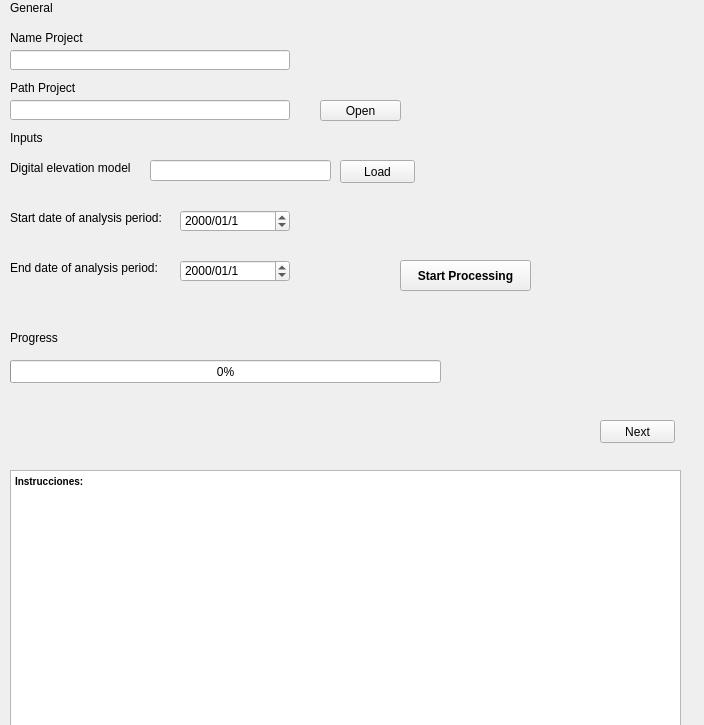
        <widget class="QWidget" name="Step1">
         <property name="geometry">
          <rect>
           <x>0</x>
           <y>0</y>
           <width>704</width>
           <height>725</height>
          </rect>
         </property>
         <attribute name="label">
          <string>Step 1 - Configuration - download</string>
         </attribute>
         <widget class="QProgressBar" name="progressBar_Download">
          <property name="geometry">
           <rect>
            <x>10</x>
            <y>360</y>
            <width>431</width>
            <height>23</height>
           </rect>
          </property>
          <property name="value">
           <number>0</number>
          </property>
         </widget>
         <widget class="QPushButton" name="Button_Step_2">
          <property name="geometry">
           <rect>
            <x>600</x>
            <y>420</y>
            <width>75</width>
            <height>23</height>
           </rect>
          </property>
          <property name="text">
           <string>Next</string>
          </property>
         </widget>
         <widget class="QLineEdit" name="name_project">
          <property name="geometry">
           <rect>
            <x>10</x>
            <y>50</y>
            <width>280</width>
            <height>20</height>
           </rect>
          </property>
         </widget>
         <widget class="QLabel" name="label_2">
          <property name="geometry">
           <rect>
            <x>10</x>
            <y>80</y>
            <width>121</width>
            <height>16</height>
           </rect>
          </property>
          <property name="text">
           <string>&lt;html&gt;&lt;head/&gt;&lt;body&gt;&lt;p&gt;Path Project&lt;/p&gt;&lt;/body&gt;&lt;/html&gt;</string>
          </property>
         </widget>
         <widget class="QLineEdit" name="output_path">
          <property name="geometry">
           <rect>
            <x>10</x>
            <y>100</y>
            <width>280</width>
            <height>20</height>
           </rect>
          </property>
         </widget>
         <widget class="QLabel" name="label_5">
          <property name="geometry">
           <rect>
            <x>10</x>
            <y>160</y>
            <width>131</width>
            <height>16</height>
           </rect>
          </property>
          <property name="text">
           <string>&lt;html&gt;&lt;head/&gt;&lt;body&gt;&lt;p&gt;Digital elevation model&lt;/p&gt;&lt;/body&gt;&lt;/html&gt;</string>
          </property>
         </widget>
         <widget class="QPushButton" name="select_output">
          <property name="geometry">
           <rect>
            <x>320</x>
            <y>100</y>
            <width>81</width>
            <height>21</height>
           </rect>
          </property>
          <property name="text">
           <string>Open</string>
          </property>
         </widget>
         <widget class="QLabel" name="label">
          <property name="geometry">
           <rect>
            <x>10</x>
            <y>30</y>
            <width>121</width>
            <height>16</height>
           </rect>
          </property>
          <property name="text">
           <string>&lt;html&gt;&lt;head/&gt;&lt;body&gt;&lt;p&gt;Name Project&lt;/p&gt;&lt;/body&gt;&lt;/html&gt;</string>
          </property>
         </widget>
         <widget class="QLineEdit" name="Path_raster">
          <property name="geometry">
           <rect>
            <x>150</x>
            <y>160</y>
            <width>181</width>
            <height>21</height>
           </rect>
          </property>
         </widget>
         <widget class="QPushButton" name="Run_Download">
          <property name="geometry">
           <rect>
            <x>400</x>
            <y>260</y>
            <width>131</width>
            <height>31</height>
           </rect>
          </property>
          <property name="font">
           <font>
            <weight>75</weight>
            <bold>true</bold>
           </font>
          </property>
          <property name="text">
           <string>Start Processing</string>
          </property>
         </widget>
         <widget class="QLabel" name="label_8">
          <property name="geometry">
           <rect>
            <x>10</x>
            <y>330</y>
            <width>121</width>
            <height>16</height>
           </rect>
          </property>
          <property name="text">
           <string>&lt;html&gt;&lt;head/&gt;&lt;body&gt;&lt;p&gt;&lt;span style=&quot; font-size:9pt;&quot;&gt;Progress&lt;/span&gt;&lt;/p&gt;&lt;/body&gt;&lt;/html&gt;</string>
          </property>
         </widget>
         <widget class="QLabel" name="label_7">
          <property name="geometry">
           <rect>
            <x>10</x>
            <y>260</y>
            <width>161</width>
            <height>16</height>
           </rect>
          </property>
          <property name="text">
           <string>&lt;html&gt;&lt;head/&gt;&lt;body&gt;&lt;p&gt;End date of analysis period:&lt;/p&gt;&lt;/body&gt;&lt;/html&gt;</string>
          </property>
         </widget>
         <widget class="QDateEdit" name="start_date">
          <property name="geometry">
           <rect>
            <x>180</x>
            <y>210</y>
            <width>110</width>
            <height>22</height>
           </rect>
          </property>
          <property name="currentSection">
           <enum>QDateTimeEdit::YearSection</enum>
          </property>
          <property name="displayFormat">
           <string>yyyy/MM/d</string>
          </property>
          <property name="timeSpec">
           <enum>Qt::LocalTime</enum>
          </property>
         </widget>
         <widget class="QDateEdit" name="end_date">
          <property name="geometry">
           <rect>
            <x>180</x>
            <y>260</y>
            <width>110</width>
            <height>22</height>
           </rect>
          </property>
          <property name="currentSection">
           <enum>QDateTimeEdit::YearSection</enum>
          </property>
          <property name="displayFormat">
           <string>yyyy/MM/d</string>
          </property>
          <property name="timeSpec">
           <enum>Qt::LocalTime</enum>
          </property>
         </widget>
         <widget class="QLabel" name="label_3">
          <property name="geometry">
           <rect>
            <x>10</x>
            <y>0</y>
            <width>121</width>
            <height>16</height>
           </rect>
          </property>
          <property name="text">
           <string>&lt;html&gt;&lt;head/&gt;&lt;body&gt;&lt;p&gt;&lt;span style=&quot; font-size:9pt;&quot;&gt;General&lt;/span&gt;&lt;/p&gt;&lt;/body&gt;&lt;/html&gt;</string>
          </property>
         </widget>
         <widget class="QLabel" name="label_4">
          <property name="geometry">
           <rect>
            <x>10</x>
            <y>130</y>
            <width>121</width>
            <height>16</height>
           </rect>
          </property>
          <property name="text">
           <string>&lt;html&gt;&lt;head/&gt;&lt;body&gt;&lt;p&gt;Inputs&lt;/p&gt;&lt;/body&gt;&lt;/html&gt;</string>
          </property>
         </widget>
         <widget class="QLabel" name="label_6">
          <property name="geometry">
           <rect>
            <x>10</x>
            <y>210</y>
            <width>171</width>
            <height>16</height>
           </rect>
          </property>
          <property name="text">
           <string>&lt;html&gt;&lt;head/&gt;&lt;body&gt;&lt;p&gt;Start date of analysis period:&lt;/p&gt;&lt;/body&gt;&lt;/html&gt;</string>
          </property>
         </widget>
         <widget class="QPushButton" name="Button_Load_Dem">
          <property name="geometry">
           <rect>
            <x>340</x>
            <y>160</y>
            <width>75</width>
            <height>23</height>
           </rect>
          </property>
          <property name="text">
           <string>Load</string>
          </property>
         </widget>
         <widget class="QTextBrowser" name="textBrowser">
          <property name="geometry">
           <rect>
            <x>10</x>
            <y>470</y>
            <width>671</width>
            <height>261</height>
           </rect>
          </property>
          <property name="html">
           <string>&lt;!DOCTYPE HTML PUBLIC &quot;-//W3C//DTD HTML 4.0//EN&quot; &quot;http://www.w3.org/TR/REC-html40/strict.dtd&quot;&gt;
&lt;html&gt;&lt;head&gt;&lt;meta name=&quot;qrichtext&quot; content=&quot;1&quot; /&gt;&lt;style type=&quot;text/css&quot;&gt;
p, li { white-space: pre-wrap; }
&lt;/style&gt;&lt;/head&gt;&lt;body style=&quot; font-family:'MS Shell Dlg 2'; font-size:7.8pt; font-weight:600; font-style:normal;&quot;&gt;
&lt;p style=&quot; margin-top:0px; margin-bottom:0px; margin-left:0px; margin-right:0px; -qt-block-indent:0; text-indent:0px;&quot;&gt;Instrucciones:&lt;/p&gt;&lt;/body&gt;&lt;/html&gt;</string>
          </property>
         </widget>
        </widget>
